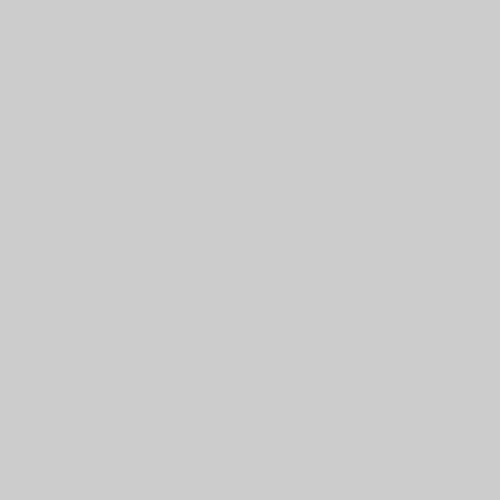
Frame 1 (no input)
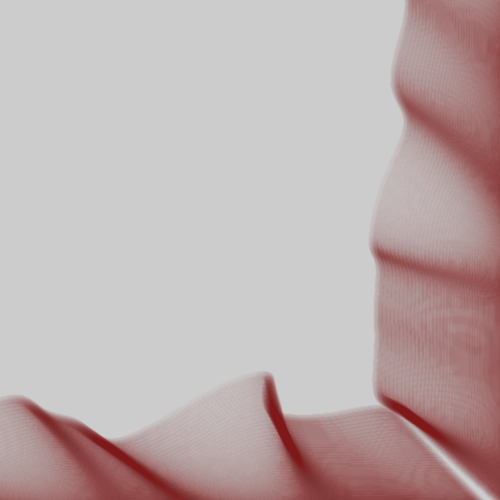
Frame 60 (the mouse pressed at the canvas centre just before this capture)
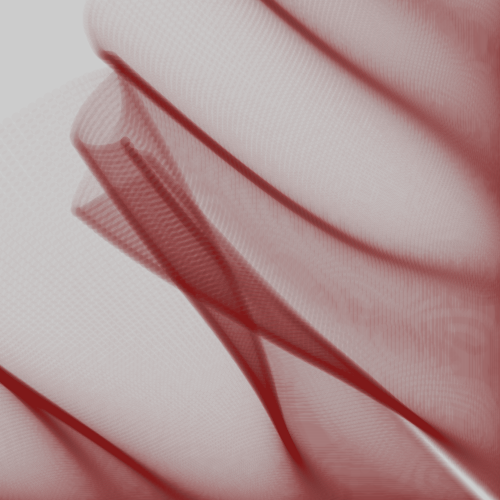
Frame 120 (the mouse held since frame 60 and released just before this capture)

The Processing sketch that drew these frames (run headless with seeded random() and noise(); from frame 60 on, the mouse is pressed at the canvas centre):

// Processing sketch: particle_noise_java
// ── particle_noise_java.pde
float t;
ArrayList<Particle> particles;
PImage img;

void setup(){
  size(500, 500);
  t = 0.;
  int n = 500;
  float res= 1.5;
  particles = new ArrayList<Particle>();
  for (int i=0;i<n;i++){
    //particles.add(new Particle(width*i/n, 0, 0, 0, res));
    particles.add(new Particle(width*i/n,20+ height, 0, 0, res));
    //particles.add(new Particle(0, 20+height*i/n, 0, 0, res));
    particles.add(new Particle(20+width,20+ height*i/n, 0, 0, res));
  }
  
  img = createImage(width, height, RGB);
  for (int i = 0; i<width; i++)
  for (int j = 0; j < height; j++){
    PVector uv = new PVector(float(i)/img.width+1, float(j)/img.height+1).mult(res);
    img.pixels[i+img.width*j] = color(noise(uv.x, uv.y)*255);
  }

}

void draw(){
  //image(img, 0, 0);
  for (Particle p:particles){
    p.draw();
  }
}

// ── particle.pde
class Particle {
  PVector p;
  PVector v;
  color c;
  float res;
  
  
  Particle(float x_, float y_, float vx_, float vy_, float res_){
    p = new PVector(x_, y_);
    v = new PVector(vx_, vy_);
    c = color(100, 0, 20, 5);
    res = res_;
    
  }

  PVector find_gradient(float res){
    float dx = res*1/width;
    float dy = res*1/height;
    PVector uv = new PVector(p.x/width+1, p.y/height+1);
    uv.mult(res);
    
    PVector v = new PVector(0,0);
    
    int rr = 50;
    
    for (int i = -rr; i < rr; i+=5)
    for (int j = -rr; j < rr; j+=5){
      PVector cp = new PVector(uv.x+i*dx, uv.y+j*dy);
      float val = anoise(cp.x, cp.y);
      v.add( (cp.sub(uv)).normalize().mult(val) );    
    }
    
    v.normalize().mult(.1);
    return v;
  
  }
  
  void update(){
    v.mult(.99);
    v.add(find_gradient(res));
    p.add(v);
  }
  
  void border(){
    if (p.x < 0){p.x = width;}
    else if(p.x > width){p.x = 0;}
    
    if (p.y < 0){p.y = height;}
    else if (p.y > height){p.y = 0;}
  
  }
  
  void draw(){
    update();
    strokeWeight(10);
    stroke(c);
    point(p.x, p.y);
  }
 
}

float anoise(float x, float y){
  return 1-noise(x,y);
}

float clamp(float a, float b, float c){
  return min(max(b,a),c);
}
